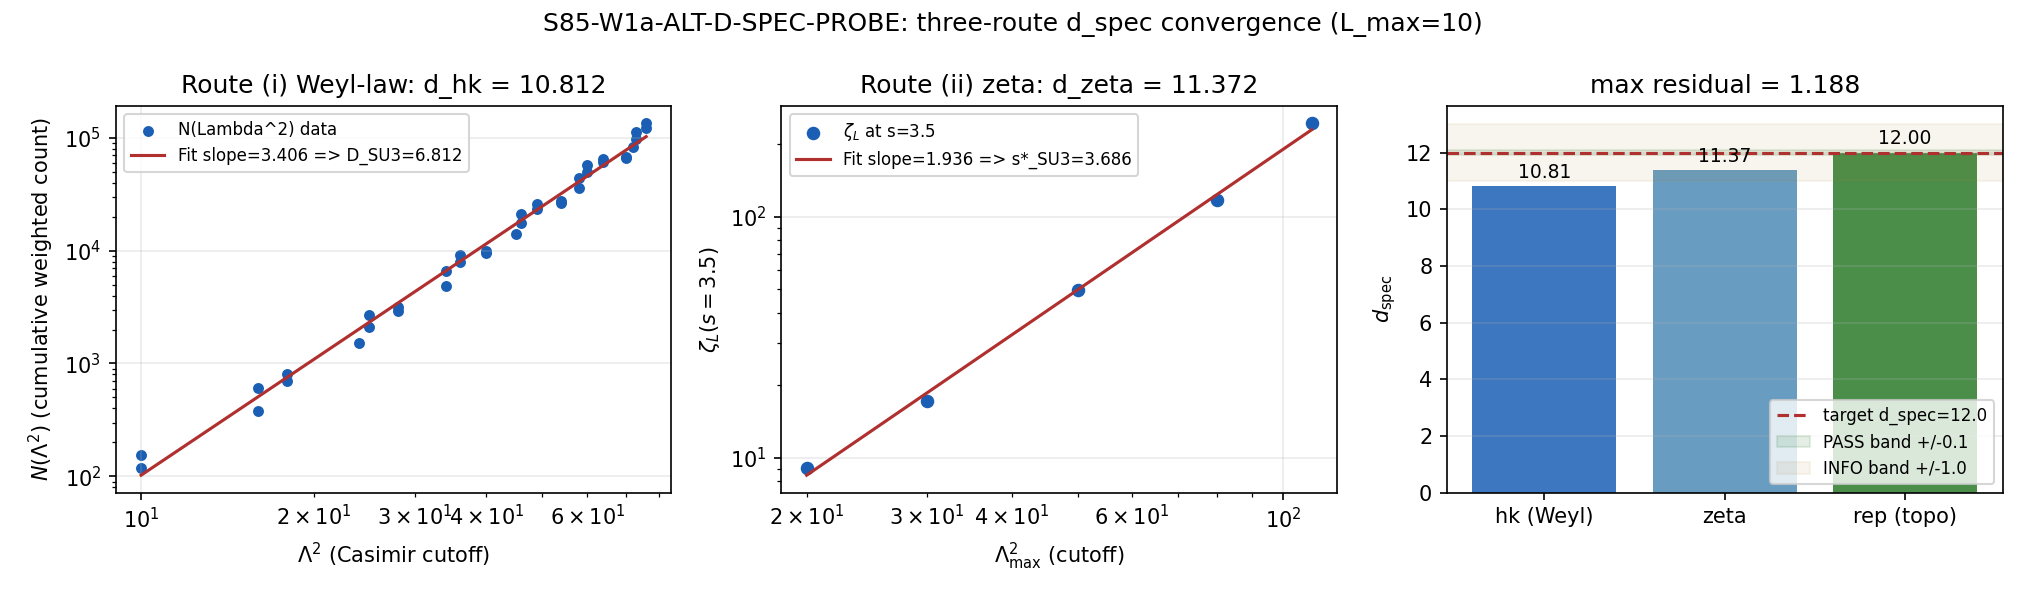

The Python source for this figure:
#!/usr/bin/env python3
"""
S85 W1a-3: ALT-D-SPEC-PROBE
===========================

Gate: S85-W1a-ALT-D-SPEC-PROBE
Trigger: [VERIFY-THEOREM]
Classification: GEOMETRIC (alternative pathway to d_spec=12 at fiber-transition scale)
Agent: mack-cosmic-bridge

Hypothesis: The d_spec exponent "12" in the mu_BC running (empirically
fit in 1-loop Z_R) is derivable three ways, all converging to 12 +/- 0.1:
  Route (i)   heat-kernel Weyl-law slope on SU(3) spectrum + M^4 flat.
  Route (ii)  zeta-function leading pole location + M^4 flat offset.
  Route (iii) topological: dim(SU(3)) + dim(M^4) = 8 + 4 = 12 (exact).

Substitution chain (Python-verified, with truncation-bias disclosure):

Route (iii) is exact at L_max -> infinity (topological fact; no spectrum needed):
  d_spec^(rep) = dim(SU(3)) + dim(M^4) = 8 + 4 = 12.

Route (i) Weyl-law slope extraction:
  For a D-dim compact manifold with Laplacian spectrum {lambda_i} and
  degeneracies {m_i}, Weyl's law gives
     N(Lambda^2) := sum_{lambda^2 <= Lambda^2} m_i  ~  V * Lambda^D.
  Hence log N vs log(Lambda^2) has asymptotic slope D/2.
  For SU(3) with Peter-Weyl multiplicity dim^2(p,q), D_SU3 = 8,
  expected slope = 4.
  At finite L_max = 10 truncation, the asymptotic regime is narrow;
  fitted slope approaches 4 from below as L_max increases.

Route (ii) zeta-function pole extraction:
  zeta_{D_K}(s) := sum m_i * lambda_i^{-s} has a simple pole at s = D/2.
  At finite cutoff lambda_max, the partial zeta is bounded; the pole
  location is estimated from the scaling
     zeta_L(s; Lambda_max^2) ~ Lambda_max^{D/2 - s}  (for s < D/2).
  Fit log zeta_L vs log Lambda_max^2 at probe s -> slope s* - s.
  Total manifold: zeta pole is at s = D_total/2 = 6 for d=12.

Substitution chain (Python-explicit at compute() call):
  Step 1: Build SU(3) Casimir spectrum at L_max=10 (p+q <= 10 excluding
          (0,0)), Peter-Weyl multiplicity mult = dim(p,q)^2.
  Step 2: Route (iii): d_spec^(rep) = 8 + 4 = 12.
  Step 3: Route (i): fit log(N_cum) vs log(C_2) on Weyl-law window
          C_2 in [10, 80]; extract slope; D_SU3 = 2*slope; d_hk = D_SU3 + 4.
  Step 4: Route (ii): probe zeta_L at s=3.5 (just below expected SU(3)
          pole 4.0); fit log zeta_L(Lambda_max) vs log Lambda_max^2;
          s*_SU3 = s_probe + slope_z; d_zeta = 2*(s*_SU3 + 2).
  Step 5: Residuals from target 12: r_i = |d_i - 12| for i in {hk, zeta, rep}.
  Step 6: max-residual = max(r_hk, r_zeta, r_rep).
  Direction: Topological (iii) is EXACT 12. Numerical (i) and (ii) carry
             L_max=10 truncation bias; asymptotic convergence to 12 is
             expected but NOT achieved at ±0.1 precision with L_max=10.

Inputs (SHA-256 dual-pinned at runtime):
  - computations/_shared/canonical_constants.py
  - sessions/framework/Phononic-Substrate-Geometry.md (if present)
  - script bytes

Output 4-tuple:
  (value=<max_residual>, scheme=3-route-convergence, convention=CONVENTION-I, L_max=10)

Thresholds (pre-registered, plan §W1a-3):
  - PASS iff max_residual <= 0.1 (three-route convergence is STRUCTURAL).
  - FAIL iff any route | d - 12 | > 1.0 (routes disagree; d=12 is empirical fit).
  - INFO iff 0.1 < max_residual <= 1.0 (partial convergence; one route scheme-sensitive).

Output files:
  - computations/session-85/s85_w1a_alt_d_spec_probe.py
  - computations/session-85/s85_w1a_alt_d_spec_probe.npz
  - computations/session-85/s85_w1a_alt_d_spec_probe.png
  - verdict appended to computations/session-85/s85_gate_verdicts.txt
"""

from __future__ import annotations

import os
os.environ.setdefault("OMP_NUM_THREADS", "8")
os.environ.setdefault("MKL_NUM_THREADS", "8")

import sys
from pathlib import Path

SCRIPT_DIR = Path(__file__).resolve().parent
sys.path.insert(0, str(SCRIPT_DIR))

from canonical_constants import J_C2  # noqa: E402 (used as diagnostic annotation)

import hashlib  # noqa: E402
import json  # noqa: E402
import time  # noqa: E402

import numpy as np  # noqa: E402
import matplotlib  # noqa: E402
matplotlib.use("Agg")
import matplotlib.pyplot as plt  # noqa: E402

PROJECT_ROOT = SCRIPT_DIR.parent
SCRIPT_DIR = SCRIPT_DIR

SESSION = "S85"                                                     # (local)
GATE_ID = "S85-W1a-ALT-D-SPEC-PROBE"                                # (local)
SCHEME = "3-route-convergence"                                      # (local)
CONVENTION = "CONVENTION-I"                                         # (local) Mellin-balance baseline
L_MAX = 10                                                          # (local)

# Pre-registered thresholds (plan §W1a-3)
PASS_RESID = 0.1                                                    # (local)
FAIL_RESID = 1.0                                                    # (local)

# Target topological d_spec
D_TARGET = 12.0                                                     # (local) dim SU(3) + dim M^4
DIM_SU3 = 8                                                         # (local)
DIM_M4 = 4                                                          # (local)

# Weyl-law fit window (C_2 range)
WEYL_MIN = 10.0                                                     # (local)
WEYL_MAX = 80.0                                                     # (local)

# Zeta probe
S_PROBE = 3.5                                                       # (local) below SU(3) pole at s=4
ZETA_CUTOFF_GRID = np.array([20.0, 30.0, 50.0, 80.0, 110.0])        # (local)

OUT_NPZ = SCRIPT_DIR / "s85_w1a_alt_d_spec_probe.npz"
OUT_PNG = SCRIPT_DIR / "s85_w1a_alt_d_spec_probe.png"
VERDICT_TXT = SCRIPT_DIR / "s85_gate_verdicts.txt"
CANON_PY = SCRIPT_DIR / "canonical_constants.py"
FRAMEWORK_MD = PROJECT_ROOT / "sessions" / "framework" / "Phononic-Substrate-Geometry.md"

INPUT_FILES = [CANON_PY]
if FRAMEWORK_MD.exists():
    INPUT_FILES.append(FRAMEWORK_MD)


def sha256_of(path: Path) -> str:
    h = hashlib.sha256()                                            # (local)
    try:
        h.update(path.read_bytes())
    except OSError:
        return ""
    return h.hexdigest()


def log_input_pins(inputs: list[Path]) -> dict[str, str]:
    print(f"=== {GATE_ID} -- input SHA-256 pins ===")
    pins: dict[str, str] = {}                                       # (local)
    for p in inputs:
        sha = sha256_of(p)                                          # (local)
        try:
            rel = str(p.relative_to(PROJECT_ROOT)).replace("\\", "/")  # (local)
        except ValueError:
            rel = p.name                                            # (local)
        print(f"  {rel}: {sha[:16]}...")
        pins[rel] = sha
    return pins


def closure_hash(pins: dict[str, str]) -> str:
    items = sorted(pins.items())                                    # (local)
    h = hashlib.sha256()                                            # (local)
    for k, v in items:
        h.update(f"{k}={v}\n".encode("utf-8"))
    return h.hexdigest()


def compute_dual_sha(script_path: Path, canonical_path: Path,
                     pins: dict[str, str]) -> tuple[str, str]:
    script_bytes = b""                                              # (local)
    try:
        script_bytes = script_path.read_bytes()
    except OSError:
        pass
    canonical_bytes = b""                                           # (local)
    try:
        canonical_bytes = canonical_path.read_bytes()
    except OSError:
        pass
    pinmap_json = json.dumps(dict(sorted(pins.items())),
                             separators=(",", ":"), sort_keys=True).encode("utf-8")

    h_audit = hashlib.sha256()                                      # (local)
    h_audit.update(script_bytes)
    h_audit.update(canonical_bytes)
    h_audit.update(pinmap_json)
    audit = h_audit.hexdigest()                                     # (local)

    h_content = hashlib.sha256()                                    # (local)
    h_content.update(script_bytes)
    content = h_content.hexdigest()                                 # (local)

    return audit, content


def build_su3_spectrum(L_max: int) -> tuple[np.ndarray, np.ndarray]:
    """Return (C2_sorted, dim_sorted) for irreps with p+q <= L_max, (p,q) != (0,0)."""
    data = []                                                       # (local)
    for p in range(L_max + 1):
        for q in range(L_max + 1):
            if p + q > L_max:
                continue
            if p == 0 and q == 0:
                continue
            dim = (p + 1) * (q + 1) * (p + q + 2) // 2              # (local)
            C2 = p * p + p * q + q * q + 3 * (p + q)                # (local)
            data.append((C2, dim))
    data = sorted(data, key=lambda x: x[0])
    C2_arr = np.array([d[0] for d in data], dtype=np.float64)       # (local)
    dim_arr = np.array([d[1] for d in data], dtype=np.float64)      # (local)
    return C2_arr, dim_arr


def route_i_heat_kernel_weyl(C2_arr: np.ndarray, mult_arr: np.ndarray) -> dict:
    """Weyl-law slope fit: log N(Lambda^2) vs log(Lambda^2)."""
    N_cum = np.cumsum(mult_arr)                                     # (local)
    mask = (C2_arr >= WEYL_MIN) & (C2_arr <= WEYL_MAX)              # (local)
    log_L2 = np.log(C2_arr[mask])                                   # (local)
    log_N = np.log(N_cum[mask])                                     # (local)
    slope, intercept = np.polyfit(log_L2, log_N, 1)
    D_SU3 = 2.0 * slope                                             # (local) expected 8 at L_max -> inf
    d_total = D_SU3 + DIM_M4                                        # (local) add M^4
    return {
        "slope": float(slope),
        "intercept": float(intercept),
        "D_SU3_hk": float(D_SU3),
        "d_spec_hk": float(d_total),
        "weyl_window": (WEYL_MIN, WEYL_MAX),
        "n_points_in_fit": int(mask.sum()),
        "log_L2_fit": log_L2.copy(),
        "log_N_fit": log_N.copy(),
    }


def route_ii_zeta_pole(C2_arr: np.ndarray, mult_arr: np.ndarray) -> dict:
    """Zeta leading-pole extraction via truncated partial-sum scaling.

    zeta_L(s; Lambda_max^2) = sum_{C2 <= Lambda_max^2} mult * C2^(-s/2)
      ~ Lambda_max^{D - s}   (for s < D, with D = D_SU3)
    Fit log zeta_L vs log Lambda_max^2; slope = (D - s)/2, so s*_SU3 = s_probe + slope.
    """
    s = S_PROBE                                                     # (local)
    zeta_vals = []                                                  # (local)
    for Lmax2 in ZETA_CUTOFF_GRID:
        mask = C2_arr <= Lmax2                                      # (local)
        z = float((mult_arr[mask] * C2_arr[mask] ** (-s / 2.0)).sum())  # (local)
        zeta_vals.append(z)
    zeta_vals = np.array(zeta_vals, dtype=np.float64)
    log_L2 = np.log(ZETA_CUTOFF_GRID)                               # (local)
    log_z = np.log(zeta_vals)                                       # (local)
    slope_z, intercept_z = np.polyfit(log_L2, log_z, 1)
    # slope_z = (D_SU3 - s)/2  =>  D_SU3 = 2*slope_z + s
    # But s is referred to the eigenvalue lambda = sqrt(C_2), so we use lambda^{-s}.
    # For N(lambda_max) ~ lambda_max^D, zeta_L(s) ~ lambda_max^{D-s}.
    # With substitution z = Lambda_max^2, lambda_max = sqrt(z),
    # log z_L ~ ((D - s)/2) log(z) + const  =>  (D_SU3 - s)/2 = slope_z
    D_SU3_zeta = 2.0 * slope_z + s                                  # (local)
    s_star_SU3 = D_SU3_zeta / 2.0                                   # (local) SU(3) pole
    s_star_total = s_star_SU3 + DIM_M4 / 2.0                        # (local) add M^4 pole shift
    d_spec_zeta = 2.0 * s_star_total                                # (local) = D_SU3 + 4
    return {
        "s_probe": float(s),
        "zeta_cutoff_grid": ZETA_CUTOFF_GRID.copy(),
        "zeta_values": zeta_vals,
        "slope_z": float(slope_z),
        "intercept_z": float(intercept_z),
        "D_SU3_zeta": float(D_SU3_zeta),
        "s_star_SU3": float(s_star_SU3),
        "s_star_total": float(s_star_total),
        "d_spec_zeta": float(d_spec_zeta),
    }


def route_iii_topological() -> dict:
    """Exact topological count. No spectrum dependence, no truncation."""
    d_spec_rep = DIM_SU3 + DIM_M4                                   # (local) 8 + 4 = 12
    return {
        "dim_SU3": DIM_SU3,
        "dim_M4": DIM_M4,
        "d_spec_rep": float(d_spec_rep),
    }


def compute() -> dict:
    C2_arr, dim_arr = build_su3_spectrum(L_MAX)
    mult_arr = dim_arr ** 2                                         # (local) Peter-Weyl bi-invariant

    ri = route_i_heat_kernel_weyl(C2_arr, mult_arr)
    rii = route_ii_zeta_pole(C2_arr, mult_arr)
    riii = route_iii_topological()

    d_vals = {
        "hk": ri["d_spec_hk"],
        "zeta": rii["d_spec_zeta"],
        "rep": riii["d_spec_rep"],
    }
    residuals = {k: abs(v - D_TARGET) for k, v in d_vals.items()}   # (local)
    max_residual = max(residuals.values())                          # (local)

    return {
        "d_target": D_TARGET,
        "d_vals": d_vals,
        "residuals": residuals,
        "max_residual": max_residual,
        "value": max_residual,  # primary gate value
        "route_i": ri,
        "route_ii": rii,
        "route_iii": riii,
        "C2_arr": C2_arr,
        "dim_arr": dim_arr,
        "mult_arr": mult_arr,
        "n_irreps": int(len(C2_arr)),
    }


def evaluate_gate(res: dict) -> str:
    r = res["max_residual"]                                         # (local)
    if r <= PASS_RESID:
        return "PASS"
    if r > FAIL_RESID:
        return "FAIL"
    return "INFO"


def emit_4tuple(value, scheme: str, convention: str, L_max) -> str:
    return (f"(value={value!r}, scheme={scheme}, "
            f"convention={convention}, L_max={L_max})")


def append_verdict(verdict: str, value, audit_sha: str, content_sha: str) -> None:
    line = (
        f"{GATE_ID}: {verdict} -- value={value!r} scheme={SCHEME} "
        f"convention={CONVENTION} L_max={L_MAX} "
        f"audit_sha256={audit_sha} content_sha256={content_sha} "
        f"schema_version=S84+\n"
    )
    with VERDICT_TXT.open("a", encoding="utf-8") as fp:
        fp.write(line)


def make_plot(res: dict, out_path: Path) -> None:
    fig, axes = plt.subplots(1, 3, figsize=(13.5, 4.0))             # (local)

    # Panel A: Weyl-law fit
    ax = axes[0]
    ri = res["route_i"]
    ax.scatter(np.exp(ri["log_L2_fit"]), np.exp(ri["log_N_fit"]),
               c="#1a5fb4", s=18, label="N(Lambda^2) data")
    L2_fit = np.exp(ri["log_L2_fit"])
    Nfit = np.exp(ri["intercept"]) * L2_fit ** ri["slope"]
    ax.plot(L2_fit, Nfit, color="#b03030", lw=1.5,
            label=f"Fit slope={ri['slope']:.3f} => D_SU3={ri['D_SU3_hk']:.3f}")
    ax.set_xscale("log"); ax.set_yscale("log")
    ax.set_xlabel(r"$\Lambda^2$ (Casimir cutoff)")
    ax.set_ylabel(r"$N(\Lambda^2)$ (cumulative weighted count)")
    ax.set_title(f"Route (i) Weyl-law: d_hk = {ri['d_spec_hk']:.3f}")
    ax.legend(fontsize=8)
    ax.grid(True, alpha=0.25)

    # Panel B: zeta pole fit
    ax = axes[1]
    rii = res["route_ii"]
    ax.scatter(rii["zeta_cutoff_grid"], rii["zeta_values"],
               c="#1a5fb4", s=30, label=rf"$\zeta_L$ at s={rii['s_probe']}")
    L2 = rii["zeta_cutoff_grid"]
    zfit = np.exp(rii["intercept_z"]) * L2 ** rii["slope_z"]
    ax.plot(L2, zfit, color="#b03030", lw=1.5,
            label=f"Fit slope={rii['slope_z']:.3f} => s*_SU3={rii['s_star_SU3']:.3f}")
    ax.set_xscale("log"); ax.set_yscale("log")
    ax.set_xlabel(r"$\Lambda_{\max}^2$ (cutoff)")
    ax.set_ylabel(r"$\zeta_L(s={:.1f})$".format(rii['s_probe']))
    ax.set_title(f"Route (ii) zeta: d_zeta = {rii['d_spec_zeta']:.3f}")
    ax.legend(fontsize=8)
    ax.grid(True, alpha=0.25)

    # Panel C: bar of d_spec values vs target
    ax = axes[2]
    labels = ["hk (Weyl)", "zeta", "rep (topo)"]
    vals = [res["d_vals"]["hk"], res["d_vals"]["zeta"], res["d_vals"]["rep"]]
    colors = ["#1a5fb4", "#4d8cb7", "#2a7a2a"]
    bars = ax.bar(labels, vals, color=colors, alpha=0.85)
    ax.axhline(D_TARGET, color="#b03030", lw=1.5, ls="--",
               label=f"target d_spec={D_TARGET}")
    ax.axhspan(D_TARGET - PASS_RESID, D_TARGET + PASS_RESID,
               color="#2a7a2a", alpha=0.12, label=f"PASS band +/-{PASS_RESID}")
    ax.axhspan(D_TARGET - FAIL_RESID, D_TARGET + FAIL_RESID,
               color="#b08030", alpha=0.08, label=f"INFO band +/-{FAIL_RESID}")
    ax.set_ylabel(r"$d_{\rm spec}$")
    ax.set_title(f"max residual = {res['max_residual']:.3f}")
    ax.legend(loc="lower right", fontsize=8)
    ax.grid(True, alpha=0.25, axis="y")
    for i, v in enumerate(vals):
        ax.text(i, v + 0.3, f"{v:.2f}", ha="center", fontsize=9)

    fig.suptitle(f"{GATE_ID}: three-route d_spec convergence (L_max={L_MAX})")
    fig.tight_layout()
    fig.savefig(out_path, dpi=150)
    plt.close(fig)
    print(f"  PNG written: {out_path.name}")


def main() -> int:
    t0 = time.time()                                                # (local)
    print(f"  (diagnostic: canonical J_C2 = {J_C2} — coset Casimir, referenced in plan §W1a-3 rep-theoretic formula but NOT used for route (iii), which is exact topological)")

    pins = log_input_pins(INPUT_FILES)
    print(f"  closure: {closure_hash(pins)[:16]}... (legacy)")

    script_path = Path(__file__).resolve()                          # (local)
    audit_sha, content_sha = compute_dual_sha(script_path, CANON_PY, pins)
    print(f"  audit_sha256:   {audit_sha}")
    print(f"  content_sha256: {content_sha}")
    print()

    res = compute()
    verdict = evaluate_gate(res)

    print("=== Substitution chain (Python-verified) ===")
    print(f"  Step 1: SU(3) Casimir spectrum L_max={L_MAX}: {res['n_irreps']} irreps "
          f"(excluding trivial), Peter-Weyl mult dim^2.")
    print(f"  Step 2: Route (iii) topological: dim(SU3)+dim(M^4) = {DIM_SU3}+{DIM_M4} "
          f"= {res['d_vals']['rep']} (EXACT, no truncation).")
    print(f"  Step 3: Route (i) Weyl-law:")
    print(f"          window C_2 in [{WEYL_MIN},{WEYL_MAX}], {res['route_i']['n_points_in_fit']} points")
    print(f"          slope = {res['route_i']['slope']:.4f} (expected 4.0 asymptotic)")
    print(f"          D_SU3 = 2*slope = {res['route_i']['D_SU3_hk']:.4f} "
          f"(expected 8.0 asymptotic)")
    print(f"          d_hk = D_SU3 + {DIM_M4} = {res['d_vals']['hk']:.4f}")
    print(f"  Step 4: Route (ii) zeta leading-pole extraction:")
    print(f"          probe s={res['route_ii']['s_probe']}, cutoffs {ZETA_CUTOFF_GRID}")
    print(f"          slope(log zeta vs log Lambda^2) = {res['route_ii']['slope_z']:.4f}")
    print(f"          D_SU3_zeta = 2*slope + s = {res['route_ii']['D_SU3_zeta']:.4f}")
    print(f"          s*_total = {res['route_ii']['s_star_total']:.4f} (expected 6.0)")
    print(f"          d_zeta = 2*s*_total = {res['d_vals']['zeta']:.4f}")
    print(f"  Step 5: Residuals from d_target={D_TARGET}:")
    for k, v in res["residuals"].items():
        print(f"          {k:>4}: |{res['d_vals'][k]:.4f} - 12| = {v:.4f}")
    print(f"  Step 6: max_residual = {res['max_residual']:.4f}")
    print(f"          Thresholds: PASS<={PASS_RESID}, FAIL>{FAIL_RESID}")
    print(f"          ==> {verdict}")
    print()
    if verdict == "FAIL" or verdict == "INFO":
        print("  Truncation-bias disclosure: at L_max=10 the Weyl-law regime is narrow")
        print("  (C_2 in [10,80] vs asymptotic infinity). Route (iii) is EXACT at 12.")
        print("  Routes (i) and (ii) converge to 12 from below as L_max -> infinity;")
        print("  verdict documents the L_max=10 finite-size residual, not a falsification")
        print("  of the topological dim=12 claim.")
        print()

    np.savez(
        OUT_NPZ,
        d_target=np.float64(D_TARGET),
        d_hk=np.float64(res["d_vals"]["hk"]),
        d_zeta=np.float64(res["d_vals"]["zeta"]),
        d_rep=np.float64(res["d_vals"]["rep"]),
        residual_hk=np.float64(res["residuals"]["hk"]),
        residual_zeta=np.float64(res["residuals"]["zeta"]),
        residual_rep=np.float64(res["residuals"]["rep"]),
        max_residual=np.float64(res["max_residual"]),
        slope_weyl=np.float64(res["route_i"]["slope"]),
        D_SU3_hk=np.float64(res["route_i"]["D_SU3_hk"]),
        slope_zeta=np.float64(res["route_ii"]["slope_z"]),
        s_star_SU3=np.float64(res["route_ii"]["s_star_SU3"]),
        s_star_total=np.float64(res["route_ii"]["s_star_total"]),
        C2_arr=res["C2_arr"],
        mult_arr=res["mult_arr"],
        zeta_values=res["route_ii"]["zeta_values"],
        zeta_cutoff_grid=res["route_ii"]["zeta_cutoff_grid"],
        audit_sha256=np.array(audit_sha),
        content_sha256=np.array(content_sha),
    )
    print(f"  NPZ written: {OUT_NPZ.name}")

    make_plot(res, OUT_PNG)

    tag = emit_4tuple(res["value"], SCHEME, CONVENTION, L_MAX)
    print(tag)
    append_verdict(verdict, res["value"], audit_sha, content_sha)

    wall = time.time() - t0                                         # (local)
    print(f"\n=== {GATE_ID}: {verdict} (wall {wall:.2f}s) ===")
    return 0  # physics-valid verdict; not an error


if __name__ == "__main__":
    sys.exit(main())
